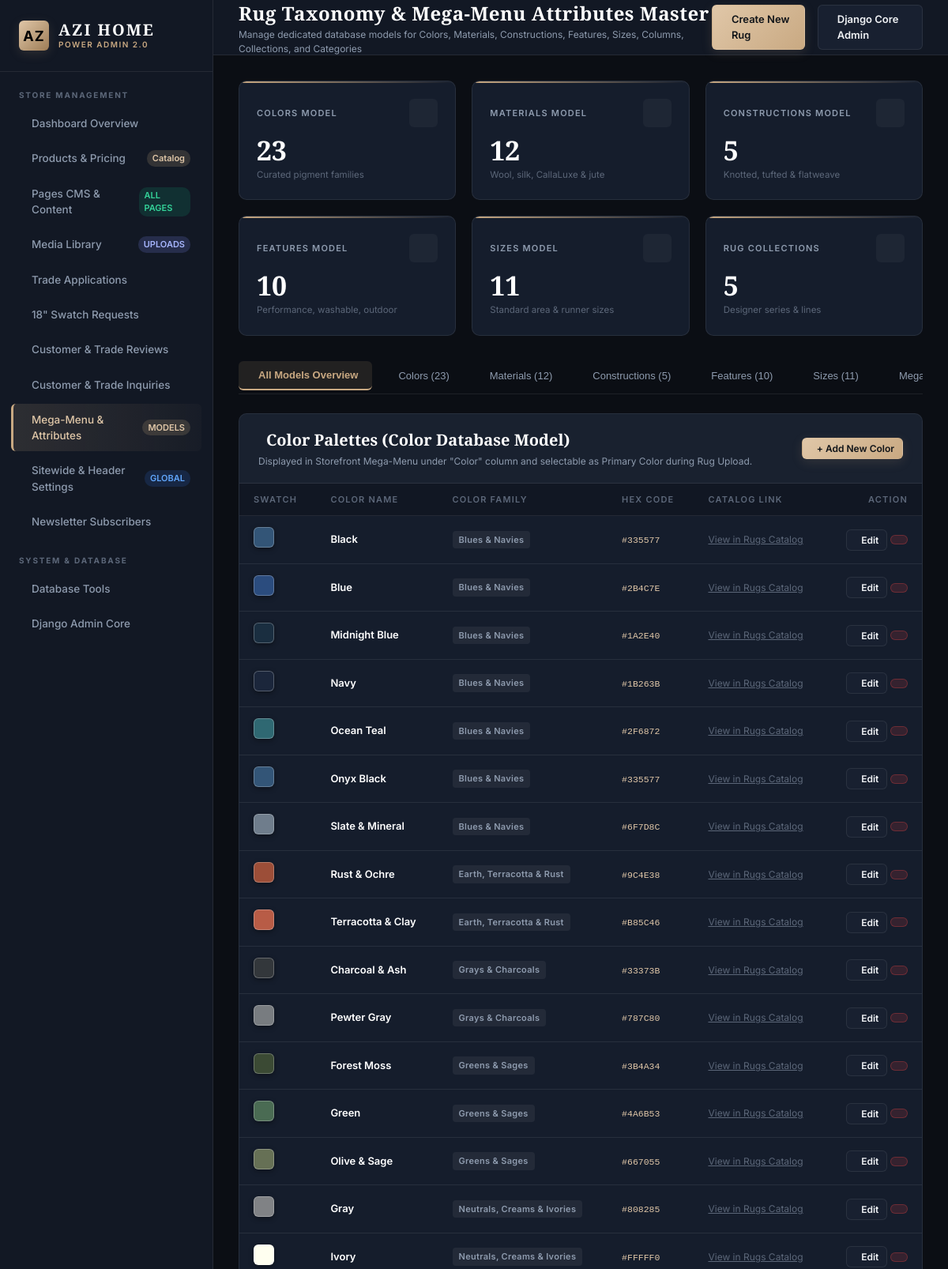
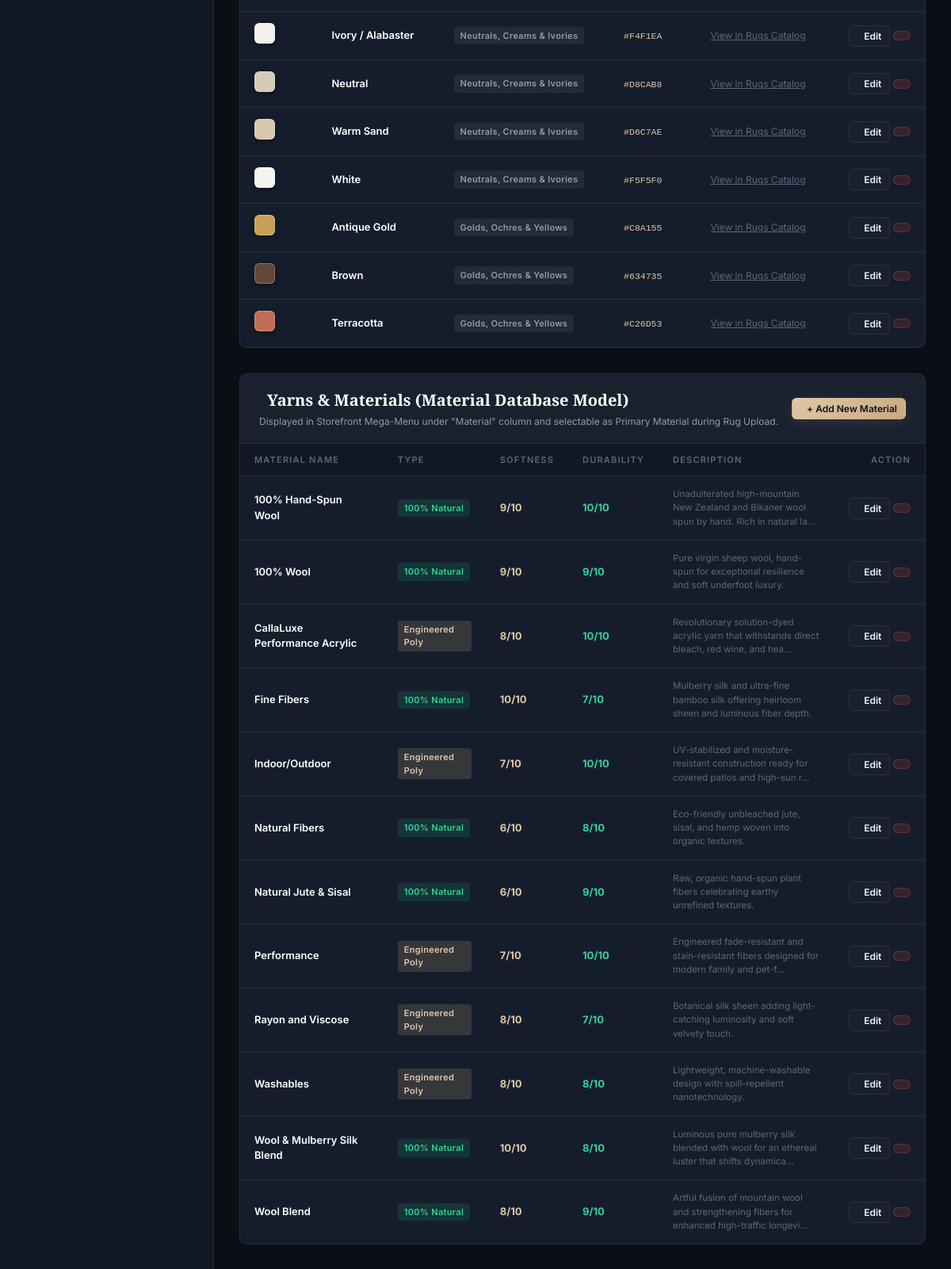
/dashboard/taxonomy/ (signed in, upper part), run on the app's committed database (2 pictures, top to bottom).
### storefront/models.py (models this page shows, shortened)
class Color(models.Model):
    FAMILY_CHOICES = [
        ('Blue', 'Blues & Navies'),
        ('Neutral', 'Neutrals, Creams & Ivories'),
        ('Gray', 'Grays & Charcoals'),
        ('Earth', 'Earth, Terracotta & Rust'),
        ('Green', 'Greens & Sages'),
        ('Warm', 'Golds, Ochres & Yellows'),
        ('Black', 'Blacks & Deep Inks'),
        ('Multi', 'Multicolor & Eclectic'),
    ]
    name = models.CharField(max_length=100)
    slug = models.SlugField(max_length=120, unique=True)
    hex_code = models.CharField(max_length=30, default="#A0987C")
    color_family = models.CharField(max_length=50, choices=FAMILY_CHOICES, default='Neutral')
    is_primary = models.BooleanField(default=True)
    class Meta:
        ordering = ['color_family', 'name']

class Material(models.Model):
    name = models.CharField(max_length=120, unique=True) # e.g. "100% Hand-Spun Wool", "Wool & Pure Silk"
    slug = models.SlugField(max_length=140, unique=True)
    description = models.TextField(blank=True)
    is_natural = models.BooleanField(default=True)
    softness_score = models.PositiveSmallIntegerField(default=9) # 1 to 10
    durability_score = models.PositiveSmallIntegerField(default=9) # 1 to 10
    eco_certified = models.BooleanField(default=True)
    class Meta:
        ordering = ['name']

### storefront/dashboard_views.py (the view)
# urls.py: path('dashboard/taxonomy/', dashboard_views.dashboard_taxonomy, name='dashboard_taxonomy'),
def dashboard_taxonomy(request):
    if not check_admin_auth(request):
        return redirect('storefront:dashboard_login')
    tab = request.GET.get('tab', 'overview')
    return render(request, 'storefront/dashboard/taxonomy.html', {
        'active_tab': 'taxonomy',
        'subtab': tab,
        'colors': Color.objects.all(),
        'sizes': Size.objects.all(),
        'materials': Material.objects.all(),
        'constructions': ConstructionType.objects.all(),
        'features': ProductFeature.objects.all(),
        'menu_items': MegaMenuItem.objects.all().order_by('section', 'sort_order', 'id'),
        'column_configs': MegaMenuColumnConfig.objects.all().order_by('sort_order', 'id'),
        'collections': RugCollection.objects.all(),
        'categories': Category.objects.all(),
        'designers': Designer.objects.all(),
        'styles': Style.objects.all(),
        'shapes': Shape.objects.all(),
        'rooms': RoomType.objects.all(),
        'color_families': Color.FAMILY_CHOICES,
        'size_types': Size.SIZE_TYPE_CHOICES,
        'menu_sections': MegaMenuItem.SECTION_CHOICES,
    })

### storefront/templates/storefront/dashboard/taxonomy.html (shortened to what this page needs)
{% extends "storefront/dashboard/layout.html" %}
{% block page_title %}Rug Taxonomy & Mega-Menu Attributes Master{% endblock %}
{% block page_subtitle %}Manage dedicated database models for Colors, Materials, Constructions, Features, Sizes, Columns, Collections, and Categories{% endblock %}
{% block topbar_actions %}
  <a href="{% url 'storefront:dashboard_product_create' %}" class="btn btn-gold">
     Create New Rug
  </a>
  <a href="/admin/" target="_blank" class="btn btn-secondary">
     Django Core Admin
  </a>
{% endblock %}
{% block content %}
<div class="metrics-grid">
  <div class="metric-card" onclick="switchTaxTab('color')" style="cursor: pointer;">
    <div class="metric-header">
      <span class="metric-label">Colors Model</span>
      <div class="metric-icon"></div>
    </div>
    <div class="metric-value">{{ colors|length }}</div>
    <div class="metric-sub">Curated pigment families</div>
  </div>
  <div class="metric-card" onclick="switchTaxTab('material')" style="cursor: pointer;">
    <div class="metric-header">
      <span class="metric-label">Materials Model</span>
      <div class="metric-icon"></div>
    </div>
    <div class="metric-value">{{ materials|length }}</div>
    <div class="metric-sub">Wool, silk, CallaLuxe & jute</div>
  </div>
  <div class="metric-card" onclick="switchTaxTab('construction')" style="cursor: pointer;">
    <div class="metric-header">
      <span class="metric-label">Constructions Model</span>
      <div class="metric-icon"></div>
    </div>
    <div class="metric-value">{{ constructions|length }}</div>
    <div class="metric-sub">Knotted, tufted & flatweave</div>
  </div>
  <div class="metric-card" onclick="switchTaxTab('feature')" style="cursor: pointer;">
    <div class="metric-header">
      <span class="metric-label">Features Model</span>
      <div class="metric-icon"></div>
    </div>
    <div class="metric-value">{{ features|length }}</div>
    <div class="metric-sub">Performance, washable, outdoor</div>
  </div>
  <div class="metric-card" onclick="switchTaxTab('size')" style="cursor: pointer;">
    <div class="metric-header">
      <span class="metric-label">Sizes Model</span>
      <div class="metric-icon"></div>
    </div>
    <div class="metric-value">{{ sizes|length }}</div>
    <div class="metric-sub">Standard area & runner sizes</div>
  </div>
  <div class="metric-card" onclick="switchTaxTab('collection')" style="cursor: pointer;">
    <div class="metric-header">
      <span class="metric-label">Rug Collections</span>
      <div class="metric-icon"></div>
    </div>
    <div class="metric-value">{{ collections|length }}</div>
    <div class="metric-sub">Designer series & lines</div>
  </div>
</div>
<div class="dashboard-tabs" style="display: flex; gap: 8px; border-bottom: 1px solid var(--border-color); margin-bottom: 24px; overflow-x: auto; padding-bottom: 4px;">
  <button type="button" class="tab-btn {% if subtab == 'overview' or not subtab %}active{% endif %}" onclick="switchTaxTab('overview')">
     All Models Overview
  </button>
  <button type="button" class="tab-btn {% if subtab == 'color' or subtab == 'colors' %}active{% endif %}" onclick="switchTaxTab('color')">
     Colors ({{ colors|length }})
  </button>
  <button type="button" class="tab-btn {% if subtab == 'material' or subtab == 'materials' %}active{% endif %}" onclick="switchTaxTab('material')">
     Materials ({{ materials|length }})
  </button>
  <button type="button" class="tab-btn {% if subtab == 'construction' or subtab == 'constructions' %}active{% endif %}" onclick="switchTaxTab('construction')">
     Constructions ({{ constructions|length }})
  </button>
  <button type="button" class="tab-btn {% if subtab == 'feature' or subtab == 'features' %}active{% endif %}" onclick="switchTaxTab('feature')">
     Features ({{ features|length }})
  </button>
  <button type="button" class="tab-btn {% if subtab == 'size' or subtab == 'sizes' %}active{% endif %}" onclick="switchTaxTab('size')">
     Sizes ({{ sizes|length }})
  </button>
  <button type="button" class="tab-btn {% if subtab == 'menu_item' or subtab == 'links' %}active{% endif %}" onclick="switchTaxTab('menu_item')">
     Mega Menu Links ({{ menu_items|length }})
  </button>
</div>
<div id="tab-color" class="tax-tab-content" style="{% if subtab != 'color' and subtab != 'colors' and subtab != 'overview' and subtab %}display:none;{% endif %} margin-bottom: 32px;">
  <div class="panel">
    <div class="panel-header" style="flex-wrap: wrap; gap: 12px;">
      <div>
        <div class="panel-title">
          <span>Color Palettes (Color Database Model)</span>
        </div>
        <div style="font-size: 12px; color: var(--text-muted); margin-top: 3px;">
          Displayed in Storefront Mega-Menu under "Color" column and selectable as Primary Color during Rug Upload.
        </div>
      </div>
      <button type="button" class="btn btn-gold btn-sm" onclick="toggleForm('addColorForm')">
         + Add New Color
      </button>
    </div>
    <div class="data-table-wrapper">
      <table class="data-table">
        <thead>
          <tr>
            <th>Swatch</th>
            <th>Color Name</th>
            <th>Color Family</th>
            <th>Hex Code</th>
            <th>Catalog Link</th>
            <th style="text-align: right;">Action</th>
          </tr>
        </thead>
        <tbody>
          {% for c in colors %}
            <tr>
              <td>
                <span style="display: inline-block; width: 26px; height: 26px; border-radius: 6px; background-color: {{ c.hex_code }}; border: 1px solid rgba(255,255,255,0.25); box-shadow: 0 2px 6px rgba(0,0,0,0.4);"></span>
              </td>
              <td style="font-weight: 600; color: #FFF;">{{ c.name }}</td>
              <td><span class="badge badge-secondary">{{ c.get_color_family_display }}</span></td>
              <td><code style="font-size: 11.5px; color: var(--gold-light);">{{ c.hex_code }}</code></td>
              <td>
                <a href="{% url 'storefront:rugs' %}?color={{ c.name }}" target="_blank" style="color: var(--text-dim); font-size: 12px; text-decoration: underline;">
                  View in Rugs Catalog
                </a>
              </td>
              <td style="text-align: right; white-space: nowrap;">
                <button type="button" class="btn btn-secondary btn-sm" onclick="openEditColor('{{ c.id }}', '{{ c.name|escapejs }}', '{{ c.color_family }}', '{{ c.hex_code }}')" title="Edit Color">
                   Edit
                </button>
                <form method="POST" action="{% url 'storefront:dashboard_taxonomy_delete' 'color' c.id %}" style="display: inline;" onsubmit="return confirm('Delete color \'{{ c.name }}\' from database?');">
                  <button type="submit" class="btn btn-danger btn-sm" title="Delete Color">
                  </button>
                </form>
              </td>
            </tr>
          {% empty %}
            <tr>
              <td colspan="6" style="text-align: center; color: var(--text-dim); padding: 24px;">No colors found in database.</td>
            </tr>
          {% endfor %}
        </tbody>
      </table>
    </div>
  </div>
</div>
<div id="tab-material" class="tax-tab-content" style="{% if subtab != 'material' and subtab != 'materials' and subtab != 'overview' and subtab %}display:none;{% endif %} margin-bottom: 32px;">
  <div class="panel">
    <div class="panel-header" style="flex-wrap: wrap; gap: 12px;">
      <div>
        <div class="panel-title">
          <span>Yarns & Materials (Material Database Model)</span>
        </div>
        <div style="font-size: 12px; color: var(--text-muted); margin-top: 3px;">
          Displayed in Storefront Mega-Menu under "Material" column and selectable as Primary Material during Rug Upload.
        </div>
      </div>
      <button type="button" class="btn btn-gold btn-sm" onclick="toggleForm('addMaterialForm')">
         + Add New Material
      </button>
    </div>
    <div class="data-table-wrapper">
      <table class="data-table">
        <thead>
          <tr>
            <th>Material Name</th>
            <th>Type</th>
            <th>Softness</th>
            <th>Durability</th>
            <th>Description</th>
            <th style="text-align: right;">Action</th>
          </tr>
        </thead>
        <tbody>
          {% for m in materials %}
            <tr>
              <td>
                <div style="font-weight: 600; color: #FFF;">{{ m.name }}</div>
              </td>
              <td>
                {% if m.is_natural %}
                  <span class="badge badge-success">100% Natural</span>
                {% else %}
                  <span class="badge badge-gold">Engineered Poly</span>
                {% endif %}
              </td>
              <td style="color: var(--gold-light); font-weight: 700;">{{ m.softness_score }}/10</td>
              <td style="color: #34D399; font-weight: 700;">{{ m.durability_score }}/10</td>
              <td style="font-size: 11.5px; color: var(--text-dim); max-width: 320px;">{{ m.description|truncatechars:90 }}</td>
              <td style="text-align: right; white-space: nowrap;">
                <button type="button" class="btn btn-secondary btn-sm" onclick="openEditMaterial('{{ m.id }}', '{{ m.name|escapejs }}', '{{ m.description|escapejs }}', '{{ m.is_natural|yesno:'1,0' }}', '{{ m.softness_score }}', '{{ m.durability_score }}')" title="Edit Material">
                   Edit
                </button>
                <form method="POST" action="{% url 'storefront:dashboard_taxonomy_delete' 'material' m.id %}" style="display: inline;" onsubmit="return confirm('Delete material \'{{ m.name }}\'?');">
                  <button type="submit" class="btn btn-danger btn-sm" title="Delete Material">
                  </button>
                </form>
              </td>
            </tr>
          {% empty %}
            <tr>
              <td colspan="6" style="text-align: center; color: var(--text-dim); padding: 24px;">No materials found.</td>
            </tr>
          {% endfor %}
        </tbody>
      </table>
    </div>
  </div>
</div>
{% endblock %}

### data on the page
Color: name "Black", color_family "Blues & Navies", hex_code "#335577"
Color: name "Blue", color_family "Blues & Navies", hex_code "#2B4C7E"
Color: name "Midnight Blue", color_family "Blues & Navies", hex_code "#1A2E40"
Color: name "Navy", color_family "Blues & Navies", hex_code "#1B263B"
Color: name "Ocean Teal", color_family "Blues & Navies", hex_code "#2F6872"
Color: name "Onyx Black", color_family "Blues & Navies", hex_code "#335577"
Color: name "Slate & Mineral", color_family "Blues & Navies", hex_code "#6F7D8C"
Color: name "Rust & Ochre", color_family "Earth, Terracotta & Rust", hex_code "#9C4E38"
Color: name "Terracotta & Clay", color_family "Earth, Terracotta & Rust", hex_code "#B85C46"
Color: name "Charcoal & Ash", color_family "Grays & Charcoals", hex_code "#33373B"
Color: name "Pewter Gray", color_family "Grays & Charcoals", hex_code "#787C80"
Color: name "Forest Moss", color_family "Greens & Sages", hex_code "#3B4A34"
Color: name "Green", color_family "Greens & Sages", hex_code "#4A6B53"
Color: name "Olive & Sage", color_family "Greens & Sages", hex_code "#667055"
Color: name "Gray", color_family "Neutrals, Creams & Ivories", hex_code "#808285"
Color: name "Ivory", color_family "Neutrals, Creams & Ivories", hex_code "#FFFFF0"
Color: name "Ivory / Alabaster", color_family "Neutrals, Creams & Ivories", hex_code "#F4F1EA"
Color: name "Neutral", color_family "Neutrals, Creams & Ivories", hex_code "#D8CAB8"
Color: name "Warm Sand", color_family "Neutrals, Creams & Ivories", hex_code "#D6C7AE"
Color: name "White", color_family "Neutrals, Creams & Ivories", hex_code "#F5F5F0"
Color: name "Antique Gold", color_family "Golds, Ochres & Yellows", hex_code "#C8A155"
Color: name "Brown", color_family "Golds, Ochres & Yellows", hex_code "#634735"
Color: name "Terracotta", color_family "Golds, Ochres & Yellows", hex_code "#C26D53"
Material: name "100% Hand-Spun Wool", is_natural "100% Natural", softness_score "9", durability_score "10", description "Unadulterated high-mountain New Zealand and Bikaner wool spun by hand. Rich in natural la…"
Material: name "100% Wool", is_natural "100% Natural", softness_score "9", durability_score "9", description "Pure virgin sheep wool, hand-spun for exceptional resilience and soft underfoot luxury."
Material: name "CallaLuxe Performance Acrylic", is_natural "Engineered Poly", softness_score "8", durability_score "10", description "Revolutionary solution-dyed acrylic yarn that withstands direct bleach, red wine, and hea…"
Material: name "Fine Fibers", is_natural "100% Natural", softness_score "10", durability_score "7", description "Mulberry silk and ultra-fine bamboo silk offering heirloom sheen and luminous fiber depth."
Material: name "Indoor/Outdoor", is_natural "Engineered Poly", softness_score "7", durability_score "10", description "UV-stabilized and moisture-resistant construction ready for covered patios and high-sun r…"
Material: name "Natural Fibers", is_natural "100% Natural", softness_score "6", durability_score "8", description "Eco-friendly unbleached jute, sisal, and hemp woven into organic textures."
Material: name "Natural Jute & Sisal", is_natural "100% Natural", softness_score "6", durability_score "9", description "Raw, organic hand-spun plant fibers celebrating earthy unrefined textures."
Material: name "Performance", is_natural "Engineered Poly", softness_score "7", durability_score "10", description "Engineered fade-resistant and stain-resistant fibers designed for modern family and pet-f…"
Material: name "Rayon and Viscose", is_natural "Engineered Poly", softness_score "8", durability_score "7", description "Botanical silk sheen adding light-catching luminosity and soft velvety touch."
Material: name "Washables", is_natural "Engineered Poly", softness_score "8", durability_score "8", description "Lightweight, machine-washable design with spill-repellent nanotechnology."
Material: name "Wool & Mulberry Silk Blend", is_natural "100% Natural", softness_score "10", durability_score "8", description "Luminous pure mulberry silk blended with wool for an ethereal luster that shifts dynamica…"
Material: name "Wool Blend", is_natural "100% Natural", softness_score "8", durability_score "9", description "Artful fusion of mountain wool and strengthening fibers for enhanced high-traffic longevi…"

### other printed values
{{ total_products|default:"Catalog" }} "Catalog"
{{ colors|length }} "23"
{{ materials|length }} "12"
{{ constructions|length }} "5"
{{ features|length }} "10"
{{ sizes|length }} "11"
{{ collections|length }} "5"
